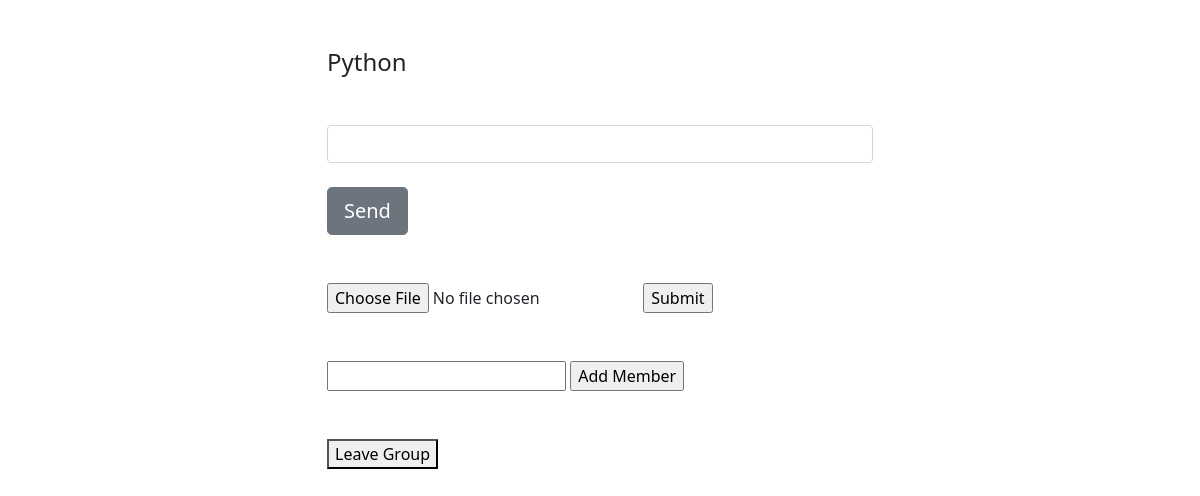
Before: /groupjoin/Python/ with the older database file.
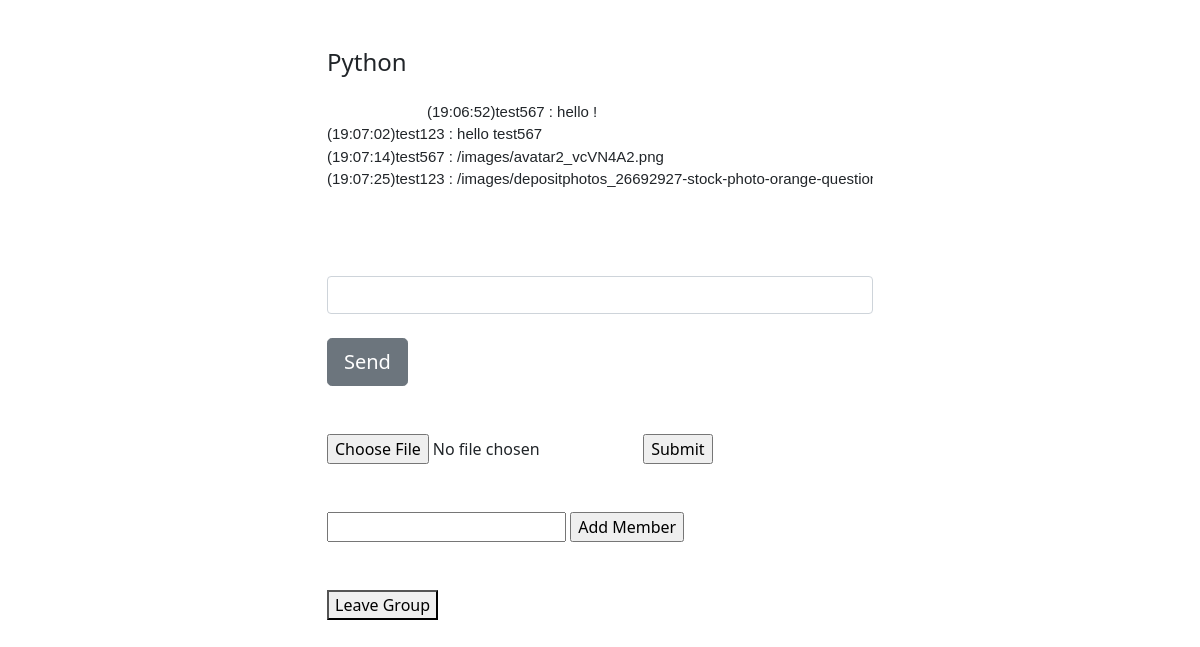
After: the same page with the newer database file.
### chat/models.py (models this page shows, shortened)
class Group(models.Model):
    group_name = models.CharField(max_length=50)
    last_message_time = models.DateTimeField(default=datetime.now, blank=True)

class GroupThread(models.Model):
    group = models.ForeignKey(Group, on_delete=models.CASCADE)
    chat = models.TextField()

### chat/views.py (the view)
# urls.py: path('groupjoin/<str:group_name>/', views.groupchat, name='groupchat'),
def groupchat(request, group_name):
    try:
        group = Group.objects.get(group_name=group_name)
        gthread = GroupThread.objects.get(group=group)
        return render(request, 'chat/groupchat.html', {'gthread': gthread.chat, 'group_name': group_name})
    except GroupThread.DoesNotExist:
        return render(request, 'chat/groupchat.html', {'group_name': group_name})

### chat/templates/chat/groupchat.html (shortened to what this page needs)
<!doctype html>
<html lang="en">
  <head>
    <link href="https://cdn.jsdelivr.net/npm/bootstrap@5.0.2/dist/css/bootstrap.min.css" rel="stylesheet">
  </head>
  <body>
   <div class="container">
        <div class="row d-flex justify-content-center">
            <div class="col-6">
                <form>
                    <div class="form-group">
                        <label for="exampleFormControlTextarea1" class="h4 pt-5">{{group_name}}</label>
                        {% if gthread %}
                        <pre style="align: left; font-family: Arial; font-size: 15px;">
                        {{ gthread }}
                        </pre>
                        {% endif %}
                       <br>
                    </div>
                    <div class="form-group">
                        <input class="form-control" id="input" type="text" autocomplete="off" required></br>
                    </div>
                    <input class="btn btn-secondary btn-lg btn-block" id="submit" type="button" value="Send">
                </form><br><br>
                 <form method="POST" id="ajax"  enctype="multipart/form-data">
                    <input type="file" name="img" id="img" autocomplete="off">
                    <input type="submit" name="submit2" id="submit2" value="Submit">
                </form><br><br>
                <form method="POST" id="ajax_add_member">
                    <input type="text" name="username" id="username" autocomplete="off">
                    <input type="submit" name="submit3" id="submit3" value="Add Member">
                </form><br><br>
                <form method = "POST" action = '{% url "leave_group" %}'>
                    <button type="submit" name="group_name" value={{group_name}} >Leave Group</button><br><br>
                </form>
            </div>
        </div>
    </div>
  </body>
</html>

Changed rows visible on the page:
added GroupThread: chat "(19:06:52)test567 : hello ! (19:07:02)test123 : hello test567 (19:07:14)test567 : /images/avatar2_vcVN4A2.png (19:07:25)test123 :…"
